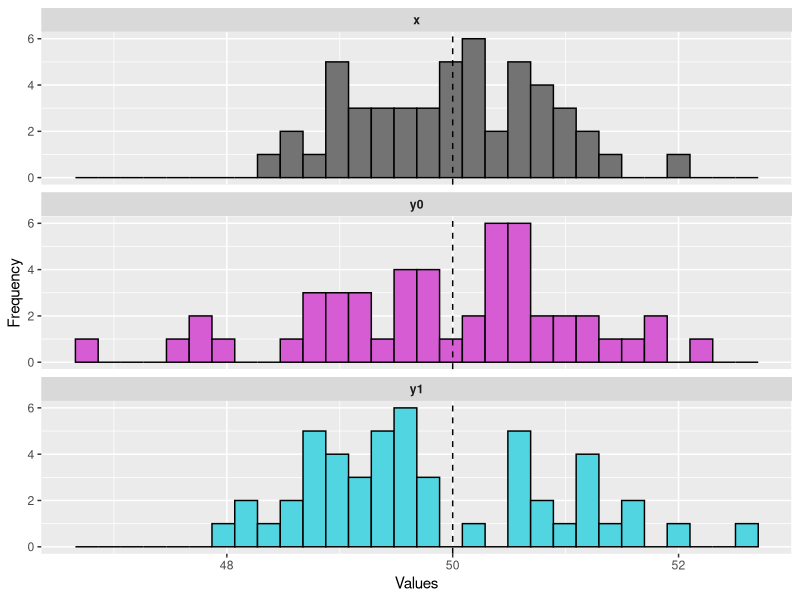

Write the R code that produced this figure.
library(ggplot2)

####   SNIPPET 1   ####
# Params: 
# n = sample size (both groups)
# eff = effect size (set as negative or positive number)
# s = standard deviation
n <- 50
eff <- 0.025
s <- 1

####   SNIPPET 2   ####
# Group:, x or y.
# Group y0 is Ho TRUE, and group y1 is Ho FALSE.
x <- rnorm(n=n, sd=s, mean=50)
y0 <- rnorm(n=n, sd=s, mean=50)
y1 <- rnorm(n=n, sd=s, mean=50+eff)

# Print object contents to screen, they contain
# simulated values.
x
y0
y1

####   SNIPPET 3   ####
# Plotting
plot(ggplot(data.frame(vals=c(x,y0,y1)
                       , group=c(rep('x', n), rep('y0', n), rep('y1', n)))
            , aes(x=vals, fill=group))
     + theme(legend.position='none'
             , strip.text.x = element_text(face='bold'))
     + geom_histogram(colour='black')
     + scale_fill_manual(values=c(x='#737373', y0='#d65cd4', y1='#51d5e1'))
     + facet_wrap(~ group, ncol=1)
     + labs(x='Values', y='Frequency')
     + geom_vline(xintercept=50, linetype='dashed', colour='black')
)

####   SNIPPET 4   ####
# Functions:
# sqrt() = calcualtes square root
# sd() = calculates the standard deviation
# Remember that SD^2 = variance
se0 <- sqrt((sd(x)^2/n)+(sd(y0)^2/n))
se1 <- sqrt((sd(x)^2/n)+(sd(y1)^2/n))

# Means
x.mean <- mean(x)
y0.mean <- mean(y0)
y1.mean <- mean(y1)

# Observed t-scores
t0 <- (x.mean-y0.mean-0)/se0
t1 <- (x.mean-y1.mean-0)/se1


####   SNIPPET 5   ####
# Take a look at the simulated t-statistics
t0 
t1

# P-value: Probability of observing t if Ho = TRUE,
# given the number of degree of freedom (df).

# Two-tailed test
# p-value: simulated difference is 0 (Ho = TRUE).
2*(1-pt(abs(t0), df=n+n-2, lower.tail=TRUE))
# p-value: simulated difference isn't 0 (Ho = FALSE).
2*(1-pt(abs(t1), df=n+n-2, lower.tail=TRUE))


####   EXTRA   ####
# This returns probability to left of t-values
pt(t0, df=n+n-2, lower.tail=TRUE)
pt(t1, df=n+n-2, lower.tail=TRUE)

# This returns probability to the right of t-values
pt(t0, df=n+n-2, lower.tail=FALSE)
pt(t1, df=n+n-2, lower.tail=FALSE)

# Can see results from above code is comparable 
# to that produced from R's built in t-test.
# With actual t-test function: Ho = TRUE
t.test(x, y0, alternative='less', var.equal=TRUE)
t.test(x, y0, alternative='greater', var.equal=TRUE)
t.test(x, y0, alternative='two.sided', var.equal=TRUE)

# With actual t-test function: Ho = FALSE
t.test(x, y1, alternative='less', var.equal=TRUE)
t.test(x, y1, alternative='greater', var.equal=TRUE)
t.test(x, y1, alternative='two.sided', var.equal=TRUE)